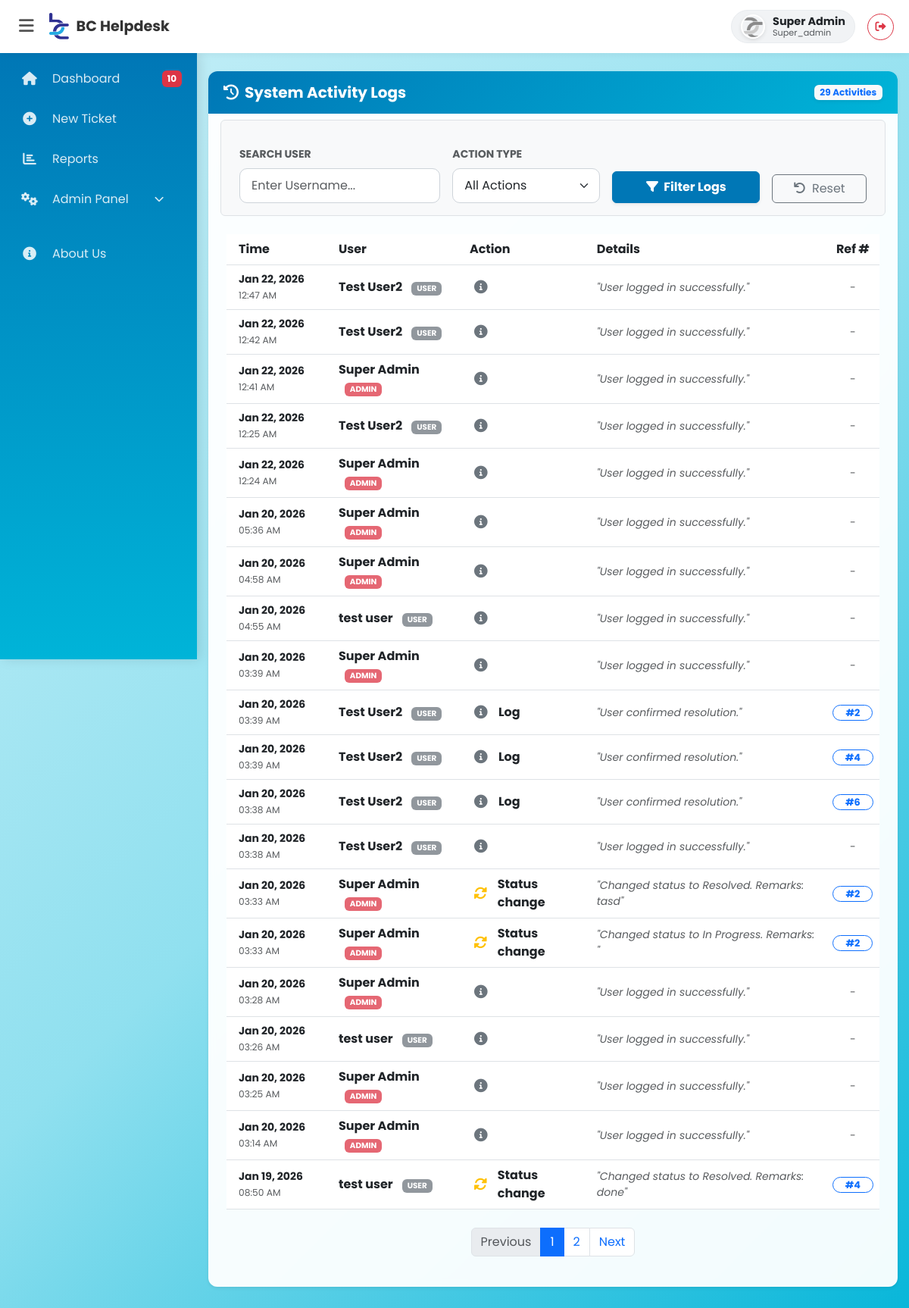
The page /admin_logs.php (signed in) on the database its author committed.
### tables this page shows
CREATE TABLE `users` (
  `id` int(11) NOT NULL,
  `username` varchar(50) NOT NULL,
  `email` varchar(100) NOT NULL,
  `phone` varchar(20) DEFAULT NULL,
  `password` varchar(255) NOT NULL,
  `role` varchar(50) NOT NULL DEFAULT 'employee',
  `is_active` tinyint(1) DEFAULT '0',
  `created_at` timestamp NULL DEFAULT CURRENT_TIMESTAMP,
  `branch_id` int(11) DEFAULT NULL,
  `profile_image` varchar(255) DEFAULT NULL,
  `dept_id` int(11) DEFAULT NULL,
  `reset_token` varchar(10) DEFAULT NULL,
  `reset_expires` datetime DEFAULT NULL
);

CREATE TABLE `ticket_logs` (
  `id` int(11) NOT NULL,
  `ticket_id` int(11) DEFAULT NULL,
  `user_id` int(11) DEFAULT NULL,
  `action_type` enum('comment','status_change','log','file') DEFAULT 'log',
  `message` text NOT NULL,
  `created_at` timestamp NULL DEFAULT CURRENT_TIMESTAMP
);

### admin_logs.php (the view, shortened to what this page needs)
<?php
require 'config/db.php';
require 'includes/header.php';
require 'includes/navbar.php';
$limit = 20;
$page = isset($_GET['page']) ? (int)$_GET['page'] : 1;
$offset = ($page - 1) * $limit;
$filter_user = isset($_GET['user']) ? cleanInput($_GET['user']) : '';
$filter_action = isset($_GET['action']) ? cleanInput($_GET['action']) : '';
$where = ["1=1"];
$where_sql = implode(' AND ', $where);
$count_sql = "SELECT COUNT(*) as total FROM ticket_logs l LEFT JOIN users u ON l.user_id = u.id WHERE $where_sql";
$total_rows = $conn->query($count_sql)->fetch_assoc()['total'];
$total_pages = ceil($total_rows / $limit);
$sql = "SELECT l.*, u.username, u.role, t.subject
        FROM ticket_logs l
        LEFT JOIN users u ON l.user_id = u.id
        LEFT JOIN tickets t ON l.ticket_id = t.id
        WHERE $where_sql
        ORDER BY l.created_at DESC
        LIMIT $limit OFFSET $offset";
$logs = $conn->query($sql);
?>
<div class="container mt-4 mb-5">
    <div class="card shadow-sm h-100">
        <div class="card-header theme-header py-3 d-flex justify-content-between align-items-center flex-wrap gap-2">
            <h5 class="mb-0 fw-bold text-white"><i class="fas fa-history me-2"></i>System Activity Logs</h5>
            <span class="badge bg-light text-primary shadow-sm fw-bold"><?= number_format($total_rows) ?> Activities</span>
        </div>
        <div class="card-body p-4">
            <form method="GET" class="row g-3 mb-4 p-3 bg-light rounded border align-items-end">
                <div class="col-md-4">
                    <label class="form-label small fw-bold text-muted">SEARCH USER</label>
                    <input type="text" name="user" class="form-control" placeholder="Enter Username..." value="<?= htmlspecialchars($filter_user) ?>">
                </div>
                <div class="col-md-3">
                    <label class="form-label small fw-bold text-muted">ACTION TYPE</label>
                    <select name="action" class="form-select">
                        <option value="">All Actions</option>
                    </select>
                </div>
                <div class="col-md-3">
                    <button class="btn btn-primary w-100 fw-bold shadow-sm">
                        <i class="fas fa-filter me-1"></i> Filter Logs
                    </button>
                </div>
                <div class="col-md-2">
                    <a href="admin_logs.php" class="btn btn-outline-secondary w-100" title="Reset Filters"><i class="fas fa-undo me-1"></i> Reset</a>
                </div>
            </form>
            <div class="table-responsive">
                <table class="table table-hover align-middle mb-0">
                    <thead class="theme-table-head">
                        <tr>
                            <th class="ps-3">Time</th>
                            <th>User</th>
                            <th>Action</th>
                            <th>Details</th>
                            <th class="text-center">Ref #</th>
                        </tr>
                    </thead>
                    <tbody>
                        <?php if ($logs->num_rows > 0): ?>
                            <?php while($row = $logs->fetch_assoc()): ?>
                            <?php
                                $icon = '<i class="fas fa-info-circle text-secondary log-icon"></i>';
                                if($row['action_type'] == 'status_change') $icon = '<i class="fas fa-sync-alt text-warning log-icon"></i>';
                                $role_badge = ($row['role'] == 'admin' || $row['role'] == 'super_admin')
                                    ? '<span class="badge bg-danger bg-opacity-75 ms-2" style="font-size:0.65rem;">ADMIN</span>'
                                    : '<span class="badge bg-secondary bg-opacity-75 ms-2" style="font-size:0.65rem;">USER</span>';
                            ?>
                            <tr>
                                <td class="text-muted small ps-3" style="min-width: 140px;">
                                    <span class="fw-bold text-dark"><?= date('M d, Y', strtotime($row['created_at'])) ?></span>
                                    <br>
                                    <small><?= date('h:i A', strtotime($row['created_at'])) ?></small>
                                </td>
                                <td>
                                    <div class="d-flex align-items-center">
                                        <div>
                                            <strong class="text-dark"><?= htmlspecialchars($row['username']) ?></strong>
                                            <?= $role_badge ?>
                                        </div>
                                    </div>
                                </td>
                                <td class="fw-bold text-dark">
                                    <div class="d-flex align-items-center gap-2">
                                        <?= $icon ?>
                                        <?= ucfirst(str_replace('_', ' ', $row['action_type'])) ?>
                                    </div>
                                </td>
                                <td class="text-muted small fst-italic">
                                    "<?= htmlspecialchars(substr($row['message'], 0, 80)) . (strlen($row['message'])>80?'...':'') ?>"
                                </td>
                                <td class="text-center">
                                    <?php if($row['ticket_id']): ?>
                                        <a href="ticket_details.php?id=<?= $row['ticket_id'] ?>" class="btn btn-sm btn-outline-primary rounded-pill px-3 py-0 fw-bold" style="font-size: 0.8rem;">
                                            #<?= $row['ticket_id'] ?>
                                        </a>
                                    <?php else: ?>
                                        <span class="text-muted small">-</span>
                                    <?php endif; ?>
                                </td>
                            </tr>
                            <?php endwhile; ?>
                        <?php else: ?>
                            <tr><td colspan="5" class="text-center p-5 text-muted">No activity logs found matching your criteria.</td></tr>
                        <?php endif; ?>
                    </tbody>
                </table>
            </div>
            <?php if($total_pages > 1): ?>
            <nav class="mt-4">
                <ul class="pagination justify-content-center">
                    <li class="page-item <?= ($page <= 1) ? 'disabled' : '' ?>">
                        <a class="page-link" href="?page=<?= $page-1 ?>&user=<?= $filter_user ?>&action=<?= $filter_action ?>">Previous</a>
                    </li>
                    <?php for($i=1; $i<=$total_pages; $i++): ?>
                        <li class="page-item <?= ($page == $i) ? 'active' : '' ?>">
                            <a class="page-link" href="?page=<?= $i ?>&user=<?= $filter_user ?>&action=<?= $filter_action ?>"><?= $i ?></a>
                        </li>
                    <?php endfor; ?>
                    <li class="page-item <?= ($page >= $total_pages) ? 'disabled' : '' ?>">
                        <a class="page-link" href="?page=<?= $page+1 ?>&user=<?= $filter_user ?>&action=<?= $filter_action ?>">Next</a>
                    </li>
                </ul>
            </nav>
            <?php endif; ?>
        </div>
    </div>
</div>
<?php require 'includes/footer.php'; ?>

### includes/navbar.php (shortened to what this page needs)
<?php
$pending_alert = 0;
if (isset($_SESSION['role']) && $_SESSION['role'] != 'employee' && isset($conn)) {
    $notify_sql = "SELECT COUNT(*) as count FROM tickets WHERE status = 'Open'";
    $notify_res = $conn->query($notify_sql);
    if ($notify_res) {
        $row = $notify_res->fetch_assoc();
        $pending_alert = $row['count'];
    }
}
$navbar_username = isset($_SESSION['username']) ? $_SESSION['username'] : "Guest";
$navbar_pic = "assets/images/default_avatar.png";
if (isset($_SESSION['user_id']) && isset($conn)) {
    $user_id = $_SESSION['user_id'];
    $sql = "SELECT username, profile_image FROM users WHERE id = $user_id";
    $result = mysqli_query($conn, $sql);
    if ($result && $row = mysqli_fetch_assoc($result)) {
        $navbar_username = $row['username'];
        if (!empty($row['profile_image']) && file_exists(__DIR__ . '/../uploads/' . $row['profile_image'])) {
            $navbar_pic = 'uploads/' . $row['profile_image'];
        }
    }
}
?>
<nav class="topbar">
    <div class="brand-area">
        <button id="menu-toggle" onclick="toggleSidebar()">
            <i class="fas fa-bars"></i>
        </button>
        <a href="dashboard.php" class="brand-link">
            <img src="assets/images/proflogo.png" alt="Logo">
            <span class="brand-text">BC Helpdesk</span>
        </a>
    </div>
    <div class="d-flex align-items-center">
        <a href="profile.php" class="text-decoration-none me-3">
            <div class="user-badge">
                <img src="<?= $navbar_pic ?>" alt="Profile" class="navbar-profile-pic">
                <div class="d-flex flex-column" style="line-height: 1.1;">
                    <span class="fw-bold text-dark" style="font-size: 0.9rem;"><?= htmlspecialchars($navbar_username) ?></span>
                    <?php if(isset($_SESSION['role'])): ?>
                        <small class="text-muted" style="font-size: 0.7rem;"><?= ucfirst($_SESSION['role']) ?></small>
                    <?php endif; ?>
                </div>
            </div>
        </a>
        <a href="logout.php" class="btn btn-outline-danger btn-sm rounded-circle" title="Logout" style="width: 35px; height: 35px; display: flex; align-items: center; justify-content: center;">
            <i class="fas fa-sign-out-alt"></i>
        </a>
    </div>
</nav>
<div class="sidebar" id="sidebar-wrapper">
    <ul class="sidebar-nav">
        <li class="nav-item">
            <a class="nav-link" href="dashboard.php" title="Dashboard">
                <i class="fas fa-home"></i>
                <span>Dashboard</span>
                <?php if($pending_alert > 0): ?>
                    <span class="badge-alert"><?= $pending_alert ?></span>
                <?php endif; ?>
            </a>
        </li>
        <li class="nav-item">
            <a class="nav-link" href="ticket_create.php" title="New Ticket">
                <i class="fas fa-plus-circle"></i> <span>New Ticket</span>
            </a>
        </li>
        <?php if(isset($_SESSION['role']) && $_SESSION['role'] != 'employee'): ?>
        <li class="nav-item">
            <a class="nav-link" href="reports.php" title="Reports">
                <i class="fas fa-chart-bar"></i> <span>Reports</span>
            </a>
        </li>
        <?php endif; ?>
        <?php if(isset($_SESSION['role']) && ($_SESSION['role'] == 'super_admin' || $_SESSION['role'] == 'manager')): ?>
        <li class="nav-item">
            <a class="nav-link" data-bs-toggle="collapse" href="#adminSubmenu" role="button" aria-expanded="false" title="Admin Panel">
                <i class="fas fa-cogs"></i> <span>Admin Panel</span>
                <i class="fas fa-chevron-down ms-auto" style="font-size: 0.8rem;"></i>
            </a>
        </li>
        <?php endif; ?>
        <li class="nav-item mt-4">
            <a class="nav-link" href="about.php" title="About Us">
                <i class="fas fa-info-circle"></i> <span>About Us</span>
            </a>
        </li>
    </ul>
</div>

### rows shown on the page
users: profile_image (picture), username "Super Admin"
ticket_logs: created_at "Jan 22, 2026", created_at "12:47 AM", user.username "Test User2", shows "USER", message "User logged in successfully."
ticket_logs: created_at "Jan 22, 2026", created_at "12:42 AM", user.username "Test User2", shows "USER", message "User logged in successfully."
ticket_logs: created_at "Jan 22, 2026", created_at "12:41 AM", user.username "Super Admin", shows "ADMIN", message "User logged in successfully."
ticket_logs: created_at "Jan 22, 2026", created_at "12:25 AM", user.username "Test User2", shows "USER", message "User logged in successfully."
ticket_logs: created_at "Jan 22, 2026", created_at "12:24 AM", user.username "Super Admin", shows "ADMIN", message "User logged in successfully."
ticket_logs: created_at "Jan 20, 2026", created_at "05:36 AM", user.username "Super Admin", shows "ADMIN", message "User logged in successfully."
ticket_logs: created_at "Jan 20, 2026", created_at "04:58 AM", user.username "Super Admin", shows "ADMIN", message "User logged in successfully."
ticket_logs: created_at "Jan 20, 2026", created_at "04:55 AM", user.username "test user", shows "USER", message "User logged in successfully."
ticket_logs: created_at "Jan 20, 2026", created_at "03:39 AM", user.username "Super Admin", shows "ADMIN", message "User logged in successfully."
ticket_logs: created_at "Jan 20, 2026", created_at "03:39 AM", user.username "Test User2", shows "USER", action_type "Log", message "User confirmed resolution.", ticket "2"
ticket_logs: created_at "Jan 20, 2026", created_at "03:39 AM", user.username "Test User2", shows "USER", action_type "Log", message "User confirmed resolution.", ticket "4"
ticket_logs: created_at "Jan 20, 2026", created_at "03:38 AM", user.username "Test User2", shows "USER", action_type "Log", message "User confirmed resolution.", ticket "6"
ticket_logs: created_at "Jan 20, 2026", created_at "03:38 AM", user.username "Test User2", shows "USER", message "User logged in successfully."
ticket_logs: created_at "Jan 20, 2026", created_at "03:33 AM", user.username "Super Admin", shows "ADMIN", action_type "Status change", message "Changed status to Resolved. Remarks: tasd", ticket "2"
ticket_logs: created_at "Jan 20, 2026", created_at "03:33 AM", user.username "Super Admin", shows "ADMIN", action_type "Status change", message "Changed status to In Progress. Remarks:", ticket "2"
ticket_logs: created_at "Jan 20, 2026", created_at "03:28 AM", user.username "Super Admin", shows "ADMIN", message "User logged in successfully."
ticket_logs: created_at "Jan 20, 2026", created_at "03:26 AM", user.username "test user", shows "USER", message "User logged in successfully."
ticket_logs: created_at "Jan 20, 2026", created_at "03:25 AM", user.username "Super Admin", shows "ADMIN", message "User logged in successfully."
ticket_logs: created_at "Jan 20, 2026", created_at "03:14 AM", user.username "Super Admin", shows "ADMIN", message "User logged in successfully."
ticket_logs: created_at "Jan 19, 2026", created_at "08:50 AM", user.username "test user", shows "USER", action_type "Status change", message "Changed status to Resolved. Remarks: done", ticket "4"

### other values the page prints
$_SESSION['role'] "Super_admin"
$pending_alert "10"
$total_rows "29"
